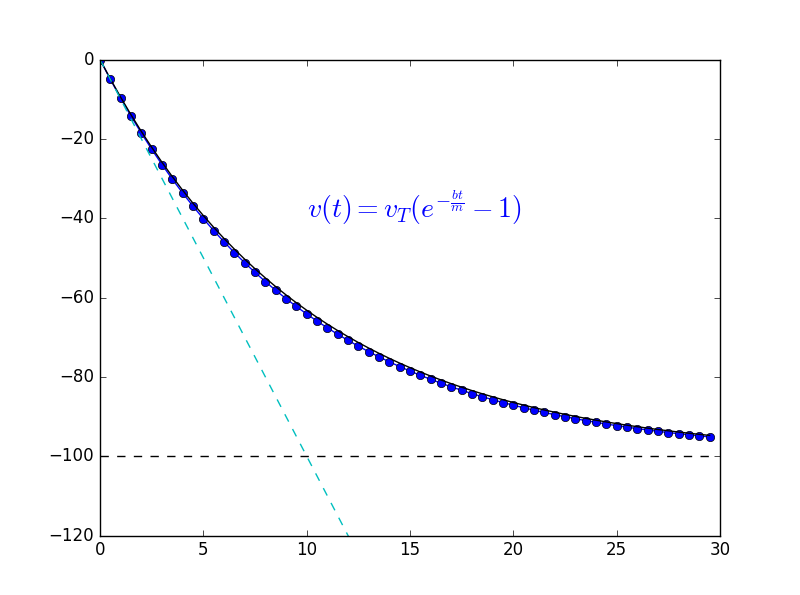

Generate this figure with Python:
# -*- coding: utf-8 -*-
"""
Created on Wed Sep 20 14:19:16 2017

@author: Michael
"""

from pylab import * 

t0 = 0.0 
tf = 30.0
dt = 0.5

t = arange(t0 , tf , dt)
v = zeros(len(t))
v0 = 0
v[0] = v0

b = 0.1
g = 10
m = 1.0 

for i in arange(1 , len(t)):
    dv = (-b/m*v[i - 1]-g)*dt
    v[i] = v[i - 1] + dv    
    
figure(1)
clf()
plot(t , v , 'b-o')
vt = -m*g/b
plot(t , vt*(1-exp(-b*t/m)),'k')
text(10, -40, r'$v(t) = v_T(e^{-\frac{bt}{m}}-1)$', size = 20, color='Blue')
plot(t , 0*t+vt , 'k--')
plot(t , -g*t , 'c--')
ylim(-120,0)
